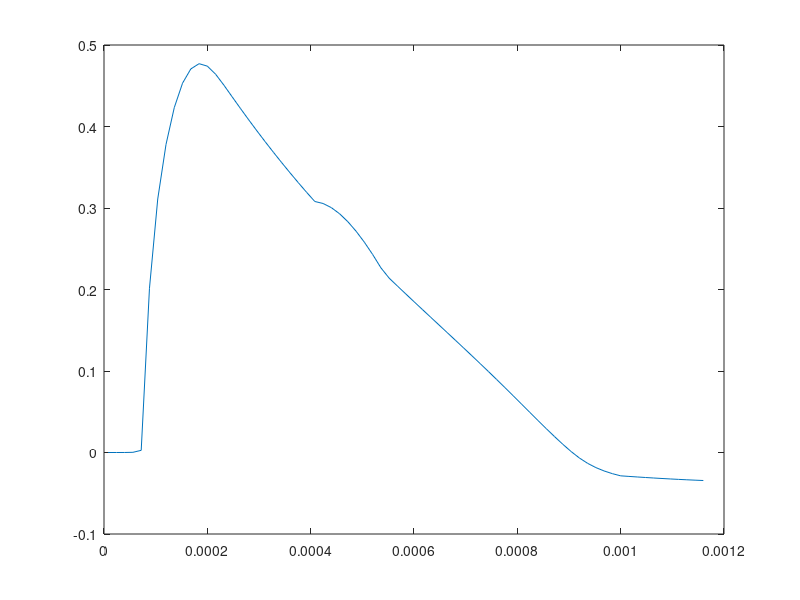

Write the MATLAB code that produced this figure.
% Eady setup, triangular B-grid, baroclinic and symmetric 
% instability
  a=3125.000;                % -- side of triangle
  h=a*sqrt(3)/2;           % -- the height of triangle 
  
  theta=pi/6 + pi/2;              % -- l=sqrt(3)Ksin(theta)/2, k=Kcos(theta)
  thetaw=pi/6;                % -- mean flow direction
  
  mom_a=0;

  f0=-0.0001;
  g=100000000;               % To effectively impose the rigid lid
  %g=10;
  N=0.001; N2=N*N;
  Ri=0.5;                  % -- Richardson number
  M2=abs(N*f0)/sqrt(Ri);        % -- M^2, i. e. the horizontal stratification
  Nz=64;                   % -- the number of vertical layers
  H0=4000;                 % -- fluid depth
  dz=H0/Nz;
  %U=-(M2*dz/f0)*cos(thetaw)*[-(1:Nz)+(Nz+1)/2];
  %V=-(M2*dz/f0)*sin(thetaw)*[-(1:Nz)+(Nz+1)/2];
  U=-(M2*dz/f0)*cos(thetaw)*[-(0:Nz-1)-1/2+Nz];
  V=-(M2*dz/f0)*sin(thetaw)*[-(0:Nz-1)-1/2+Nz];
  bx=-M2*sin(thetaw);
  by=M2*cos(thetaw);
  % ==================
  % Auxiliary matrices:
  % ==================
  Az=zeros([Nz,Nz+1]);    % -- Vertical averaging of w
  for nz=1:Nz,
      Az(nz,nz)=1/2; Az(nz,nz+1)=1/2;
  end
  Wz=zeros([Nz+1,Nz]); 
  for nz=1:Nz,
      Wz(nz,nz:Nz)=1; 
  end
  W=dz*Az*Wz;            % -- Returns vertically av. w if applied to -gx*u-gy*v
  Bz=zeros([Nz,Nz]);
  for nz=1:Nz-1,
      Bz(nz,nz:nz+1)=0.5;
  end
  Pz=zeros([Nz,Nz]);
  for nz=1:Nz-1,
      Pz(nz,nz:nz+1)=[1,-1];
  end
  Pz(Nz,:)=1;
  P=dz*inv(Pz)*Bz;      % -- Returns pressure when multiplied with buoyancy
  
  %P=zeros([Nz,Nz]);
  %for nz=1:Nz
  %P(nz,nz)=-0.5*dz; P(nz,1:nz-1)=-dz;
  %end
 % ================
 % Cycle
 % ================

 Kvec=0.025:0.05:pi*2/sqrt(3);
 NN=length(Kvec);
 w=zeros([1 NN]);      % array for frequencies 
 n=0;
 for K=Kvec,   % for K=0 sometimes there are problems with
     k=K*cos(theta);      % ordering; k here == ka and l==lh
     l=K*sqrt(3)*sin(theta)/2;
     n=n+1
     
     % Phase shifts
     aa=exp(i*k/2+i*l/3); bb=exp(-i*k/2+i*l/3); cc=exp(-2*i*l/3);
     
     %%%% Horizontal gradients of velocities on u-triangles
     gxu=(1/a)*(aa-bb); gyu=(1/h)*(0.5*(aa+bb)-cc);
     gxd=-conj(gxu); gyd=-conj(gyu);
     
     %%%% Scalar gradients on u-triangles; they enter pressure grad and div
     gx=-conj(gxu); gy=-conj(gyu);
     %%%% d triangles: -conj(..)
     %%%% divergence (1/2)[-conj(gx),-conj(gy), gx, gy];
     
     %%%% Gradients from A-grid; they enter advection of buyoancy
     gxA=(2*i/3/a)*(sin(k)+0.5*sin(k/2+l)-0.5*sin(-k/2+l));
     gyA=(i/2/h)*(sin(k/2+l)+sin(-k/2+l));
     %gx=i*k/a; gy=i*l/a;     %%%
     
     %%%% Coefficients in the derivatives of b in b equation
     axu=(aa+bb+0.25*(aa+cc)+0.25*(bb+cc))/6;
     axv=(sqrt(3)/24)*(aa-bb);
     ayu=axv;
     ayv=0.125*(aa+2*cc+bb);
     %axu=0.5; ayv=0.5; axv=0.;ayu=0.;    %%%
     %gx=i*k/a; gy=i*l/a; 
     %gxA=i*k/a; gyA=i*l/a;
     M=conj(aa+bb+cc)/3;        % averaging to u triangle
     %M=1/3;
     %%%% Matrices acting on u and v in the u and v equations
     Au=diag(gxu*U+gyu*V);                  % on u d vel
     %Au=diag(i*k*U/a+i*l*V/a);
     Auu=-(M2/f0/2)*cos(thetaw)*(-gx)*W;    % on u d vel
     Cor=-f0*diag(ones([1,Nz]));            % on v u  
     Auv=-(M2/f0/2)*cos(thetaw)*(-gy)*W;    % on v d
     % +gx*P b +g*gx eta
     
     %Bv=diag(gx*U+gy*V)
     Bvv=-(M2/f0/2)*sin(thetaw)*(-gy)*W;     % on v d 
     Buv=-(M2/f0/2)*sin(thetaw)*(-gx)*W;     % on u d
     % Coriolis and advection can be taken from the A-part
     % +gy*P b +g*gy eta
     
     %Cb=diag(gxA*U+gyA*V);                   % on buoyancy
     % Lapl. correction
     ll=(1/9)*(2*cos(k)+2*cos(k/2+l)+2*cos(-k/2+l)-6);   % ll=Lapl*a^2/6;
     Cb=diag(gxA*U+gyA*V)*(1-ll);    % Correction to 4th order
                                     
     %Cb=diag(i*k*U/a+i*l*V/a);      % exact
     Cu=0.5*N2*W*(-gx);              % on u d
     Cuu=(bx*axu+by*ayu)*diag(ones([1,Nz])); % on u u
     Cv=0.5*N2*W*(-gy);              % on v d
     Cvv=(bx*axv+by*ayv)*diag(ones([1,Nz])); % on v u
     
     %%% sea surface height matrix
     Eu=g*gx*ones([Nz,1]);
     Ev=g*gy*ones([Nz,1]);
     Div=0.5*dz*[-conj(gx)*ones([1,Nz]),-conj(gy)*ones([1,Nz]), gx*ones([1,Nz]),gy*ones([1,Nz])];
     
     
     % Averaged pressure grad:
     gx1=0.5*(gx-conj(M*gx)); gy1=0.5*(gy-conj(M*gy));
     gx2=0.5*(-conj(gx)+M*gx); gy2=0.5*(-conj(gy)+M*gy);
     
     
     lll=(gxu*gxd+gyu*gyd);   % Laplacian acting on velocities
     Lapl=ll*6/a^2;           % Laplacian acting on scalars
     kappa=0.0007*a^3*lll^2;  % +kappad=0.0007 sufficient for mom_a=1 
     
     kappad=0.0005*a^3*Lapl^2;
     % if [-1,M^*;M,-1] is used, 12/a^2 gives a Laplacian
     %
     kappas=0.00005*(12)^2/a;  % corresponds to biharmonic;0.0005 for mom_adv=1
     %kappa=0.;
     %kappas=0.;
     %kappad=0.;
     Visc=kappa*diag(ones([1,Nz]));
     Dif=kappad*diag(ones([1,Nz]));
     VV=diag(ones([1,Nz])); 
     v1=kappas*(1+M*conj(M)); v2=-2*kappas*conj(M);  v3=-2*kappas*M;
     
     %%%%%%%%%%%%% This is the inverted easy backscatter only for (mom_a=1)
     uu=kappas*(1-0.5*M*conj(M)+0.5*conj(M)^3); 
     uv=kappas*(-0.5*M^2-conj(M)+0.5*M*conj(M)^2);
     vv=kappas*(1-0.5*M*conj(M)+0.5*M^3); 
     vu=kappas*(-0.5*conj(M)^2-M+0.5*conj(M)*M^2);
     %%%%%%%%%%%%% This is our biharmonic viscosity
     uu=v1; vv=v1; uv=v2; vu=v3;
     %%%%%%%%%%%%%
     
     
     if mom_a==0,
     %%% Construct system matrix:
     S=-[-conj(Auu)*M+Visc+v1*VV, Cor-conj(Auv)*M, Au+Auu*M+v2*VV, Auv*M, gx*P, Eu; ... 
         -conj(Buv)*M-Cor,-conj(Bvv)*M+Visc+v1*VV, Buv*M, Bvv*M+Au+v2*VV, gy*P, Ev; ...
         -conj(Au)-conj(Auu*M)+v3*VV, -conj(Auv*M), Auu*conj(M)+Visc+v1*VV, Auv*conj(M)+Cor, -conj(gx)*P, -conj(Eu); ...
         -conj(Buv*M), -conj(Au)-conj(Bvv*M)+v3*VV, Buv*conj(M)-Cor, Bvv*conj(M)+Visc+v1*VV, -conj(gy)*P, -conj(Ev); ...
         Cuu-conj(Cu), Cvv-conj(Cv),Cu+conj(Cuu), Cv+conj(Cvv),Cb+Dif,zeros([Nz,1]); ....
         Div,zeros([1,Nz]),Cb(1,1)];
     end;

     if mom_a==1,
        F=0.5*(U*gxu+V*gyu); %*(1-ll*0.75); %+(ll*0.75)^2); 
        Au=diag(F);
     %%% Construct system matrix:
     S=-[-conj(Auu)*M+Au*M+Visc+uu*VV, Cor-conj(Auv)*M, -conj(Au)*M+Auu*M+uv*VV, Auv*M, gx*P, Eu; ... 
         -conj(Buv)*M-Cor,-conj(Bvv)*M+Au*M+Visc+uu*VV, Buv*M, Bvv*M-conj(Au)*M+uv*VV, gy*P, Ev; ...
         Au*conj(M)+vu*VV-conj(Auu*M), -conj(Auv*M), -conj(Au*M)+Auu*conj(M)+Visc+vv*VV, Auv*conj(M)+Cor, -conj(gx)*P, -conj(Eu); ...
         -conj(Buv*M), Au*conj(M)-conj(Bvv*M)+vu*VV, Buv*conj(M)-Cor, -conj(Au*M)+Bvv*conj(M)+Visc+vv*VV, -conj(gy)*P, -conj(Ev); ...
         Cuu-conj(Cu), Cvv-conj(Cv),Cu+conj(Cuu), Cv+conj(Cvv),Cb+Dif,zeros([Nz,1]); ....
         Div,zeros([1,Nz+1])];
     end;

     if mom_a==2,
     % U,V change sign with depth!!! Upwind is incorrect!!!    
     b1=(U*sqrt(3)/2+V/2)'*[0,(sqrt(3)*gxu/2+gyu/2)*h/3];   
     b2=(-U*sqrt(3)/2+V/2)'*[-conj(bb)+(sqrt(3)*gxd/2-gyd/2)*h/3, 1]*bb;
     b3=(-V)'*[-conj(cc)+(gyd)*h/3, 1]*cc;
     
     
     
     
     %b1=0.5*(U*sqrt(3)/2+V/2)'*[1-aa*(sqrt(3)*gxd/2+gyd/2)*h/3,aa+(sqrt(3)*gxu/2+gyu/2)*h/3];   
     %b2=0.5*(-U*sqrt(3)/2+V/2)'*[1+bb*(sqrt(3)*gxd/2-gyd/2)*h/3,bb-(sqrt(3)*gxu/2-gyu/2)*h/3];
     %b3=0.5*(-V)'*[1+cc*(gyd)*h/3, cc-(gyu)*h/3];
     
     %b1=(U*sqrt(3)/2+V/2)'*[1,aa]*0.5;   
     %b2=(-U*sqrt(3)/2+V/2)'*[1, bb]*0.5;
     %b3=(-V)'*[1,cc]*0.5;
     

     A1=(2/h)*diag(b1(:,1)+b2(:,1)+b3(:,1)); 
     A2=(2/h)*diag(b1(:,2)+b2(:,2)+b3(:,2));
     
     b1=-(U*sqrt(3)/2+V/2)'*[1,(sqrt(3)*gxu/2+gyu/2)*h/3-aa]*conj(aa);   
     b2=-(-U*sqrt(3)/2+V/2)'*[(sqrt(3)*gxd/2-gyd/2)*h/3, 0];
     b3=-(-V)'*[(gyd)*h/3, 0];
     
     %b1=-0.5*(U*sqrt(3)/2+V/2)'*[conj(aa)-(sqrt(3)*gxd/2+gyd/2)*h/3,1+conj(aa)*(sqrt(3)*gxu/2+gyu/2)*h/3];   
     %b2=-0.5*(-U*sqrt(3)/2+V/2)'*[conj(bb)+(sqrt(3)*gxd/2-gyd/2)*h/3, 1-conj(bb)*(sqrt(3)*gxu/2-gyu/2)*h/3];
     %b3=-0.5*(-V)'*[conj(cc)+(gyd)*h/3, 1-conj(cc)*(gyu)*h/3];
     %b1=-(U*sqrt(3)/2+V/2)'*[conj(aa),1]*0.5;   
     %b2=-(-U*sqrt(3)/2+V/2)'*[conj(bb), 1]*0.5;
     %b3=-(-V)'*[conj(cc), 1]*0.5;
     

     A3=(2/h)*diag(b1(:,1)+b2(:,1)+b3(:,1)); 
     A4=(2/h)*diag(b1(:,2)+b2(:,2)+b3(:,2));
     % This is the linear reconstruction upwind scheme. 
      
     %%% Construct system matrix:
     S=-[-conj(Auu)*M+A1+Visc+v1*VV, Cor-conj(Auv)*M, A2+Auu*M+v2*VV, Auv*M, gx*P, Eu; ... 
         -conj(Buv)*M-Cor,-conj(Bvv)*M+A1+Visc+v1*VV, Buv*M, Bvv*M+A2+v2*VV, gy*P, Ev; ...
         A3-conj(Auu*M)+v3*VV, -conj(Auv*M), A4+Auu*conj(M)+Visc+v1*VV, Auv*conj(M)+Cor, -conj(gx)*P, -conj(Eu); ...
         -conj(Buv*M), A3-conj(Bvv*M)+v3^VV, Buv*conj(M)-Cor, A4+Bvv*conj(M)+Visc+v1*VV, -conj(gy)*P, -conj(Ev); ...
         Cuu-conj(Cu), Cvv-conj(Cv),Cu+conj(Cuu), Cv+conj(Cvv),Cb+Dif,zeros([Nz,1]); ....
         Div,zeros([1,Nz+1])];
     end;
     %%% Find maximum unstable eigenvalue
     E=eig(S);
     w(n)=max(real(E));
 end

 df.f0 = f0;
 df.a = a * 1e-3;
 df.type = "standard";
 df.u0 = -M2/f0 * H0/2;
 df.grid = "tri-B";
 df.N = N;
 df.Ri = Ri;
 df.theta = theta;
 df.thetaU = thetaw;
 df.date = datestr(now, 'yy-mm-dd-HH:MM');
 df.Nz = Nz;
 df.ks = Kvec/a;
 df.vs = w;

 %data = jsonencode(df);

 
plot(Kvec/a, w*N/abs(M2))
